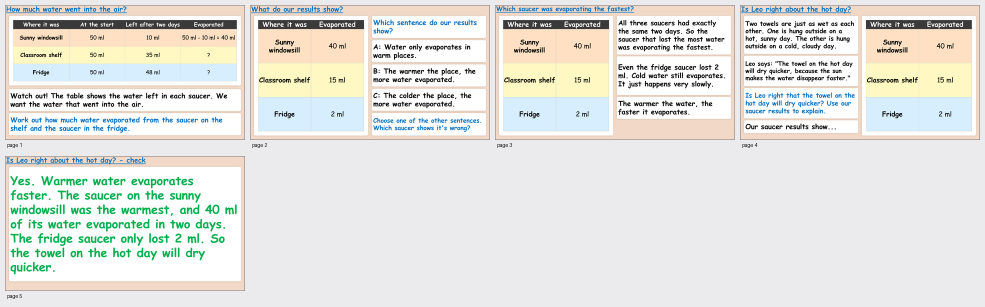
#> input picture evaluations/lesson-designer-cumulative-2026-09-16/bundle/render/pages/Evaporation and temperature - episode excerpt-contact-sheet.png, 1970 x 614 px (shown at 1/2 size)
$ python -i measure-slide-room.py   (imports and definitions only)
#> lines starting #> are read from the running program, lines starting #| are printed output that depends on the picture; after the words box and inside, x2 and y2 are one past the last pixel; in counts of white or black regions, pixels touching at a corner belong together
### plugins/lesson-v4/scripts/python_extras.py
"""Let this interpreter use the Python libraries the plugin installed for itself.

The build scripts need libraries a fresh computer does not have: python-pptx
and Pillow to build anything, PyMuPDF to turn a PDF page into a picture,
pywin32 to reach PowerPoint. `check-setup.js --fix` installs whichever are
missing into a folder of the plugin's own, outside the package, so they survive
every update and nothing else on the computer changes. Importing this module
puts that folder on the path.

The folder is appended, not prepended, so a library the interpreter already has
always wins and a computer that was working before is unaffected. The folder is
keyed by Python version and platform because compiled libraries only load into
the interpreter they were built for. `site.addsitedir` rather than a bare path
entry, because pywin32 only works once its own `.pth` file has run.

Every script that imports a third-party library imports this first. A test pins
that, because a script that forgets works on a computer set up by hand and
fails on a fresh one, which is exactly the case nobody tests by hand.
"""
from __future__ import annotations

import site
import sys
import sysconfig
from pathlib import Path

from plugin_settings import plugin_home


def extras_dir() -> Path:
    tag = f"py{sys.version_info.major}{sys.version_info.minor}-{sysconfig.get_platform()}"
    return plugin_home() / "python" / tag


def activate() -> Path:
    folder = extras_dir()
    if folder.is_dir() and str(folder) not in sys.path:
        site.addsitedir(str(folder))
    return folder


activate()

### plugins/lesson-v4/scripts/plugin_settings.py
"""The plugin's own folder on this computer, and the settings kept in it.

Python's half of `plugin-settings.js`; the two must agree on the folder and the
file. The settings are what a teacher chooses once and the plugin remembers:
where finished resources are saved, whether they are sorted into term, week and
day folders (and the school's term dates that sorting needs), and whether this
computer is where the plugin itself is developed.

Nothing here is school-specific. A computer with no settings gets the plain
default: resources stay in the folder the lesson was built in.
"""
from __future__ import annotations

import json
import os
import re
from datetime import date, datetime
from pathlib import Path

HOME_VARIABLE = "LESSON_RESOURCES_HOME"


def plugin_home() -> Path:
    configured = os.environ.get(HOME_VARIABLE, "").strip()
    return Path(configured) if configured else Path.home() / ".lesson-resources"


def settings_path() -> Path:
    return plugin_home() / "settings.json"


# [24 lines left out: functions read_settings, write_settings, not called in this run]


LETTERBOX_VARIABLE = "LESSON_RESOURCES_LETTERBOX"
LETTERBOX_BRANCH_VARIABLE = "LESSON_RESOURCES_LETTERBOX_BRANCH"
# Cloud sessions may always push to a `claude/` branch; other branch names can
# be refused. A branch of its own also keeps these lessons apart from anything
# else a letterbox repository carries.
DEFAULT_LETTERBOX_BRANCH = "claude/lesson-outbox"
# The files the login filer needs, copied out of the package when it is
# installed so the task at login does not point into a versioned package folder
# that the next update removes. check-setup.js keeps its own copy of this list.
FILER_FILES = ("letterbox_filer.py", "plugin_settings.py", "deliver_files.py", "resolve-filing.py")


# [45 lines left out: functions _git_remote, letterbox_writer, not called in this run]


LETTERBOX_CLONE_NAME = "letterbox-clone"


# [84 lines left out: functions github_auth_args, letterbox_git_args, prepare_letterbox, delivery, not called in this run]


def developer_source() -> str:
    chosen = read_settings().get("developer")
    return str(chosen.get("sourceRoot") or "").strip() if isinstance(chosen, dict) else ""


# ----------------------------------------------------------------- term dates

# [8 lines left out: function _parse_date, not called in this run]


# "Autumn, term 1", "Autumn 1", "Spring term 4" and "Summer 2" all name one of
# the six half-terms; the folder is always "<season> <1 or 2>". A school that
# numbers its terms 1 to 6 across the year and one that restarts at 1 each
# season both land in the same folders. Holidays carry no number and are skipped.
_TERM_RE = re.compile(r"^\s*(autumn|spring|summer)\b\D*([1-6])\s*$", re.I)
_SEASON_OFFSET = {"autumn": 0, "spring": 2, "summer": 4}


# [27 lines left out: functions term_folder_name, read_term_dates, not called in this run]

### plugins/lesson-v4/scripts/measure-slide-room.py
#!/usr/bin/env python3
"""Measure how much of each rendered slide is actually clear.

The optional-picture pass turns on one question - has this slide room to spare -
and until now that question was answered from the specification, before anything
was drawn. A specification cannot answer it. A three-zone template looks full in
JSON whether its cards are packed to the margins or holding four words each, and
a designer reading its own file back has nothing to correct the impression with.

So decks kept declining slides as `full` that were half white when you looked at
them, and the pass record could not be argued with: `nothing-fits` had to name
real searches and real rejections, while `full` and `competes` cost nothing to
write. Under any pressure at all the two free answers are the ones that get used.

This script makes them cost something. It reads the pages the designer just
rendered and reports, per slide, the largest rectangle containing nothing a
child reads and how many separate drawing-sized clear areas the slide has.

`check-optional-pictures.py` reads the result, so `full` on a slide with a
readable clear rectangle in it fails the same way an invented rejection does.

**What counts as occupied is ink, not furniture.** A card is a container, and
the blank part of a card is room: a framed drawing is placed in front of or
behind what is already there, so it may lie over a card's white, cross a card's
edge or bridge the gap between two cards, and none of that moves or hides
anything. The first version of this script counted a card, its outline and its
shadow as content, which inverted the measurement on exactly the decks that
needed it: a text-heavy deck whose white cards reach the margins came back with
no clear areas on any slide, the pass wrote `full` down the whole record, and
the deck that most wanted drawings to break up its walls of text was the one
guaranteed to get none (flagged by Daniel, 2 September 2026, over a Year 4 PSHE
deck: "there are 0 p2 or p3 educational svgs here ... this slide is full, but
it's full of TEXT").

So a pixel is occupied when it is dark or strongly coloured - a letter, a
number, a rule, a drawn figure - or when its immediate neighbourhood varies,
which is what a photograph, map or chart always does and what a flat fill never
does. Paper, card fill, panel fill, table shading and the soft shadow around a
card are all surface, and surface is room.
"""
from __future__ import annotations

import argparse
import hashlib
import json
import sys
from pathlib import Path
import python_extras  # noqa: F401,E402 - the plugin's own installed libraries

SCHEMA_VERSION = 1

# The rendered pages are 16:9 and the cells come out square at this grid, so a
# floor expressed in cells means the same thing horizontally and vertically.
GRID_W = 160
GRID_H = 90

SLIDE_W_INCHES = 13.333
SLIDE_H_INCHES = 7.5

# The smallest drawing that still reads from the back of the room, and so the
# smallest gap that counts as somewhere to put one.
#
# This has now been too high twice. 1.2 came from a published example and wrote
# off every gap between two lines of large text. 0.8 came from the padlock Daniel
# places by hand across a card's edge, measured at "about 0.75 inches" - so the
# floor was set above the very drawing that justified it, and rounding on a
# 160x90 grid lifted it again to an effective 0.83.
#
# What that cost, measured across 20 built lessons: 41 slides declined as full
# while 69% of each slide was clear, every one of them holding a strip about ten
# inches wide and 0.58 to 0.75 inches tall. Ten inches of empty board turned down
# for want of a fraction of an inch of height.
#
# Daniel, on being shown those numbers: "I dont get how they cant fit. they can
# be resized right, they can be roated, they can be overlapping boxes instead of
# deadspace... it only needs to be away from text."
#
# He is right, and a clear rectangle is away from text by construction: this
# grid is built from the ink. A drawing keeps its proportions and can be scaled,
# so a strip that is tall enough holds one however wide it is. 0.6 rounds to an
# effective 0.58, which is about 2.6 inches on a classroom screen, and is below
# the hand-placed padlock rather than above it.
READABLE_INCHES = 0.6
FLOOR_CELLS_W = max(1, round(READABLE_INCHES / (SLIDE_W_INCHES / GRID_W)))
FLOOR_CELLS_H = max(1, round(READABLE_INCHES / (SLIDE_H_INCHES / GRID_H)))

# Ink is dark. Every colour this deck writes in - black body text, house blue,
# LO purple, vocabulary green, problem red, the grey gridline - sits below this
# luminance, and every surface it fills with - white card, peach paper, blue
# maths paper, green success-criteria panel, peach table shading, the shadow
# under a card - sits above it.
INK_LUMINANCE = 170

# ...or strongly coloured. A pale but saturated fill would slip past the
# luminance test, so colour counts as ink when its spread across red, green and
# blue reaches this. The spread is read after the page has been balanced to its
# own paper (see `paper_colour`), because paper is surface whatever its tint.
#
# It was read against pure white until 17 October 2026, when the line had been
# set under the peach paper (spread 43) and the Writing decks' cream paper
# (255,235,179, spread 76) arrived later and sat above it. Every bare stretch of
# a cream slide, and the soft shadow round each card, measured as ink: the Year
# 6 renga deck had half-empty slides with no clear area at all, and every
# drawing the decorator laid on the cream was refused as touching words.
INK_CHROMA = 60

# The paper is read at the slide's outer edge, the strip no card or line of text
# reaches. The commonest colour there counts as paper when it fills at least
# this share of the strip and is pale enough to be surface; otherwise (a photo
# to the edge, a dark band) the page is read against white as it always was.
# Not the commonest colour of the whole page: a slide of coloured writing can
# have more writing than bare paper, and that writing must stay ink.
PAPER_EDGE_SHARE = 0.5
PAPER_SAMPLE = (320, 180)
PAPER_EDGE_CELLS = 2

# ...or part of a picture. Surface is flat by construction - one fill colour, or
# a slow shadow gradient - and a photograph, map or chart never is, so a pixel
# whose immediate neighbourhood varies by more than this is textured. This is
# what stops a drawing being placed on a bright sky.
INK_LOCAL_RANGE = 6

# A cell is clear when essentially all of it is surface. The slack is
# deliberate: a hairline rule or the edge of a card may cross a cell without
# making that cell content, because a drawing may lie across a card's edge.
CELL_CLEAR_SHARE = 0.94

# Texture is judged by the share of the cell, not pixel by pixel, and for the
# same reason. The step from paper to card fill is a sharp edge, so every card
# outline in the deck is textured along one thin line - counting that as content
# rebuilds the wall this measurement exists to see past, and a drawing lying
# across a card edge is the ordinary case. A photograph fills its cells with
# variation; a card edge crosses one in a line two pixels wide.
CELL_TEXTURE_SHARE = 0.30

# Past this the count says "lots of small gaps" rather than anything useful, and
# a slide is not improved by a seventh drawing.
MAX_AREAS = 6


class MeasureError(RuntimeError):
    pass


def load_image(path: Path):
    try:
        from PIL import Image, ImageChops, ImageFilter
    except ImportError as exc:  # pragma: no cover - environment fault
        raise MeasureError(f"Pillow is not available: {exc}") from exc
    try:
        image = Image.open(path)
        image.load()
    except OSError as exc:
        raise MeasureError(f"{path} is not a readable image: {exc}") from exc
    return image.convert("RGB"), Image, ImageChops, ImageFilter


def paper_colour(image) -> tuple[int, int, int]:
    """The colour the page is printed on, read at its outer edge.

    The builder draws each subject on its own paper (peach, maths blue,
    history green, writing cream) and decks may gain more, so the paper is read
    off the page rather than listed here.
    """
    from PIL import Image

    sample = image.resize(PAPER_SAMPLE, Image.NEAREST)  # real colours only, no blends
    width, height = PAPER_SAMPLE
    edge = PAPER_EDGE_CELLS
    pixels = sample.load()
    counts: dict[tuple[int, int, int], int] = {}
    for y in range(height):
        for x in range(width):
            if edge <= x < width - edge and edge <= y < height - edge:
                continue
            counts[pixels[x, y]] = counts.get(pixels[x, y], 0) + 1
    colour, count = max(counts.items(), key=lambda item: item[1])
    red, green, blue = colour
    if (
        count < PAPER_EDGE_SHARE * sum(counts.values())
        or 0.299 * red + 0.587 * green + 0.114 * blue < INK_LUMINANCE
    ):
        return (255, 255, 255)
    return colour


def balanced_to_paper(image):
    """The page as if its paper were white, for judging colour.

    Each channel is scaled so the paper reads 255 in it. Bare paper and the
    shadow a card casts on it (the paper, darker) lose their tint, and white
    card stays white; a word written in colour keeps its colour, because no
    paper is that strongly tinted. On white paper this changes nothing.
    """
    paper = paper_colour(image)
    if paper == (255, 255, 255):
        return image
    channels = [
        channel.point([min(255, round(v * 255 / max(1, tint))) for v in range(256)])
        for channel, tint in zip(image.split(), paper)
    ]
    from PIL import Image

    return Image.merge("RGB", channels)


def ink_and_texture_masks(image, ImageChops, ImageFilter):
    """Two one-band images: where the page is ink, and where it is textured.

    Ink is what a child reads - a letter, a number, a rule, a drawn figure - and
    it is dark or strongly coloured. Texture is variation in the immediate
    neighbourhood, which is what a photograph, map or chart always has and what
    paper, card fill, panel fill and a card's shadow never have. They are kept
    apart because they are judged differently: a single ink pixel matters, and a
    thin line of texture (the edge of a card) does not.
    """
    grey = image.convert("L")
    dark = grey.point([255 if v < INK_LUMINANCE else 0 for v in range(256)])

    red, green, blue = balanced_to_paper(image).split()
    high =ImageChops.lighter(ImageChops.lighter(red, green), blue)
    low = ImageChops.darker(ImageChops.darker(red, green), blue)
    chroma = ImageChops.difference(high, low)
    coloured = chroma.point([255 if v >= INK_CHROMA else 0 for v in range(256)])

    local = ImageChops.difference(
        grey.filter(ImageFilter.MaxFilter(3)), grey.filter(ImageFilter.MinFilter(3))
    )
    textured = local.point([255 if v > INK_LOCAL_RANGE else 0 for v in range(256)])

    return ImageChops.lighter(dark, coloured), textured


def cell_shares(mask, Image):
    """Each grid cell's share of the mask, 0.0 to 1.0."""
    reduced = mask.resize((GRID_W, GRID_H), Image.BOX)
    return [value / 255.0 for value in reduced.getdata()]


def clear_grid(image, Image, ImageChops, ImageFilter) -> list[list[bool]]:
    """A GRID_H x GRID_W table saying which cells hold nothing a child reads."""
    ink, textured = ink_and_texture_masks(image, ImageChops, ImageFilter)
    ink_share = cell_shares(ink, Image)
    texture_share = cell_shares(textured, Image)
    ink_ceiling = 1.0 - CELL_CLEAR_SHARE
    return [
        [
            ink_share[row * GRID_W + column] <= ink_ceiling
            and texture_share[row * GRID_W + column] <= CELL_TEXTURE_SHARE
            for column in range(GRID_W)
        ]
        for row in range(GRID_H)
    ]


def largest_clear_rectangle(grid: list[list[bool]], min_width: int = 1, min_height: int = 1):
    """The biggest all-clear rectangle in the grid, by area, at least this size.

    The usual histogram sweep: each row keeps how many clear cells stand above
    every column, and the widest bar span at each height is the best rectangle
    ending on that row. Every rectangle that cannot grow in any direction is
    met this way, and the biggest one of at least a given size is always one
    of those, so the minimum is a filter on the candidates.
    """
    heights = [0] * GRID_W
    best = None

    for row_index, row in enumerate(grid):
        for column in range(GRID_W):
            heights[column] = heights[column] + 1 if row[column] else 0

        stack: list[int] = []
        for column in range(GRID_W + 1):
            current = heights[column] if column < GRID_W else 0
            while stack and heights[stack[-1]] >= current:
                top = stack.pop()
                height = heights[top]
                left = stack[-1] + 1 if stack else 0
                width = column - left
                area = width * height
                if (
                    height >= min_height
                    and width >= min_width
                    and (best is None or area > best["area"])
                ):
                    best = {
                        "area": area,
                        "left": left,
                        "top": row_index - height + 1,
                        "width": width,
                        "height": height,
                    }
            if column < GRID_W:
                stack.append(column)

    return best


def clear_areas(grid: list[list[bool]]) -> list[dict]:
    """Every drawing-sized clear rectangle, largest first, taken greedily.

    Each one found is marked occupied before the next is looked for, so the
    count is separate places a drawing could go rather than one gap counted
    several ways.

    Only rectangles a drawing fits are looked for. Until 17 October 2026 the
    biggest rectangle of any shape was taken and the count stopped at the first
    one too thin to hold a drawing, so a long strip under a table (thirteen
    inches by a third of an inch) ended the count before the two-inch square
    beside the title was reached, and that slide was reported as having no room.
    """
    working = [row[:] for row in grid]
    found: list[dict] = []
    while len(found) < MAX_AREAS:
        best = largest_clear_rectangle(working, FLOOR_CELLS_W, FLOOR_CELLS_H)
        if not best:
            break
        found.append(best)
        for row in range(best["top"], best["top"] + best["height"]):
            for column in range(best["left"], best["left"] + best["width"]):
                working[row][column] = False
    return found


def as_inches(rectangle: dict | None) -> dict | None:
    if not rectangle:
        return None
    cell_w = SLIDE_W_INCHES / GRID_W
    cell_h = SLIDE_H_INCHES / GRID_H
    return {
        "widthInches": round(rectangle["width"] * cell_w, 2),
        "heightInches": round(rectangle["height"] * cell_h, 2),
        "xInches": round(rectangle["left"] * cell_w, 2),
        "yInches": round(rectangle["top"] * cell_h, 2),
        "areaFraction": round(
            rectangle["area"] / float(GRID_W * GRID_H), 4
        ),
    }


# A pixel belongs to a figure when it is not the colour of the card behind it.
# This is finer than ink on purpose: a shape's pale fill and a chart's thin
# gridline are both surface to the page measurement and both figure here.
FIGURE_PIXEL_DIFFERENCE = 10
FIGURE_CELL_SHARE = 0.02


# [74 lines left out: function figure_cells, not called in this run]


def measure_page(path: Path, figures: list[dict] | None = None) -> dict:
    image, Image, ImageChops, ImageFilter = load_image(path)
#> in load_image, image is the input picture: PIL image 1970x614 RGB; mean R, G, B 227.7, 228.2, 224.5
    grid = clear_grid(image, Image, ImageChops, ImageFilter)
#> in ink_and_texture_masks, `dark = grey.point([255 if v < INK_LUMINANCE else 0 for v in range(256)])`:
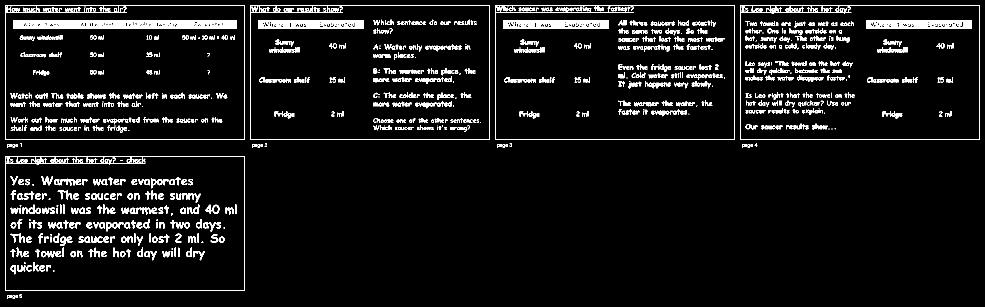
#> dark: PIL image 1970x614 L (shown at 1/2 size); 6.5% white; 1310 white regions (236 under 20 px), largest, box (x1, y1, x2, y2) and area: (26, 40, 474, 58) 7170, (516, 40, 728, 58) 3180, (1006, 40, 1218, 58) 3180
#> in paper_colour, `sample = image.resize(PAPER_SAMPLE, Image.NEAREST)`:
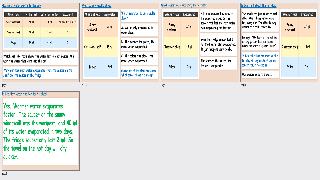
#> sample: PIL image 320x180 RGB; mean R, G, B 227.7, 228.1, 224.4
#> after the loop in paper_colour, `for y in range(height):`: counts = {(235, 235, 238): 1984}
#> in paper_colour, `colour, count = max(counts.items(), key=lambda item: item[1])`: colour = (235, 235, 238); count = 1984
#> in paper_colour, `red, green, blue = colour`: red = 235; blue = 238
#> in balanced_to_paper, `paper = paper_colour(image)`: paper = (235, 235, 238)
#> in balanced_to_paper, `channels = [ channel.point([min(255, round(v * 255 / max(1, tint))) fo..`: channels = 3 items
#> in ink_and_texture_masks, `high =ImageChops.lighter(ImageChops.lighter(red, green), blue)`:
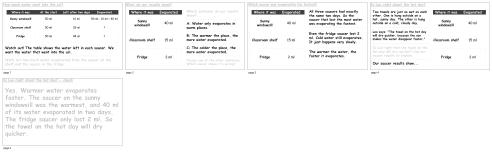
#> high: PIL image 1970x614 L (shown at 1/4 size); min 0, max 255, mean 245.5
#> in ink_and_texture_masks, `low = ImageChops.darker(ImageChops.darker(red, green), blue)`:
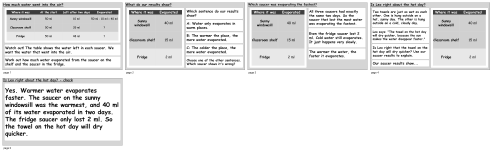
#> low: PIL image 1970x614 L (shown at 1/4 size); min 0, max 255, mean 231.7
#> in ink_and_texture_masks, `chroma = ImageChops.difference(high, low)`:
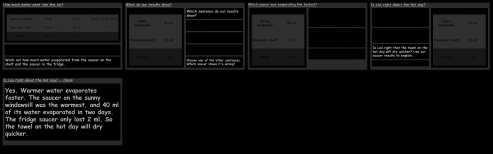
#> chroma: PIL image 1970x614 L (shown at 1/4 size); min 0, max 207, mean 13.8
#> in ink_and_texture_masks, `coloured = chroma.point([255 if v >= INK_CHROMA else 0 for v in range(..`:
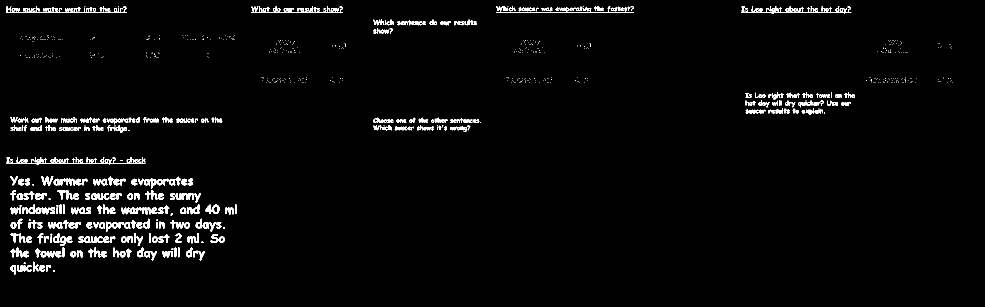
#> coloured: PIL image 1970x614 L (shown at 1/2 size); 2.6% white; 945 white regions (509 under 20 px), largest, box (x1, y1, x2, y2) and area: (992, 15, 1268, 26) 376, (12, 318, 291, 329) 354, (1482, 16, 1703, 27) 296
#> in ink_and_texture_masks, `local = ImageChops.difference( grey.filter(ImageFilter.MaxFilter(3)), ..`:
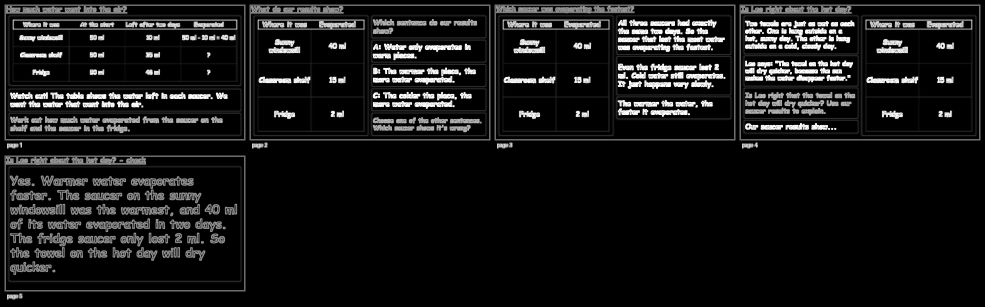
#> local: PIL image 1970x614 L (shown at 1/2 size); min 0, max 255, mean 22.9
#> (the rest of the program and of its run is left out)
